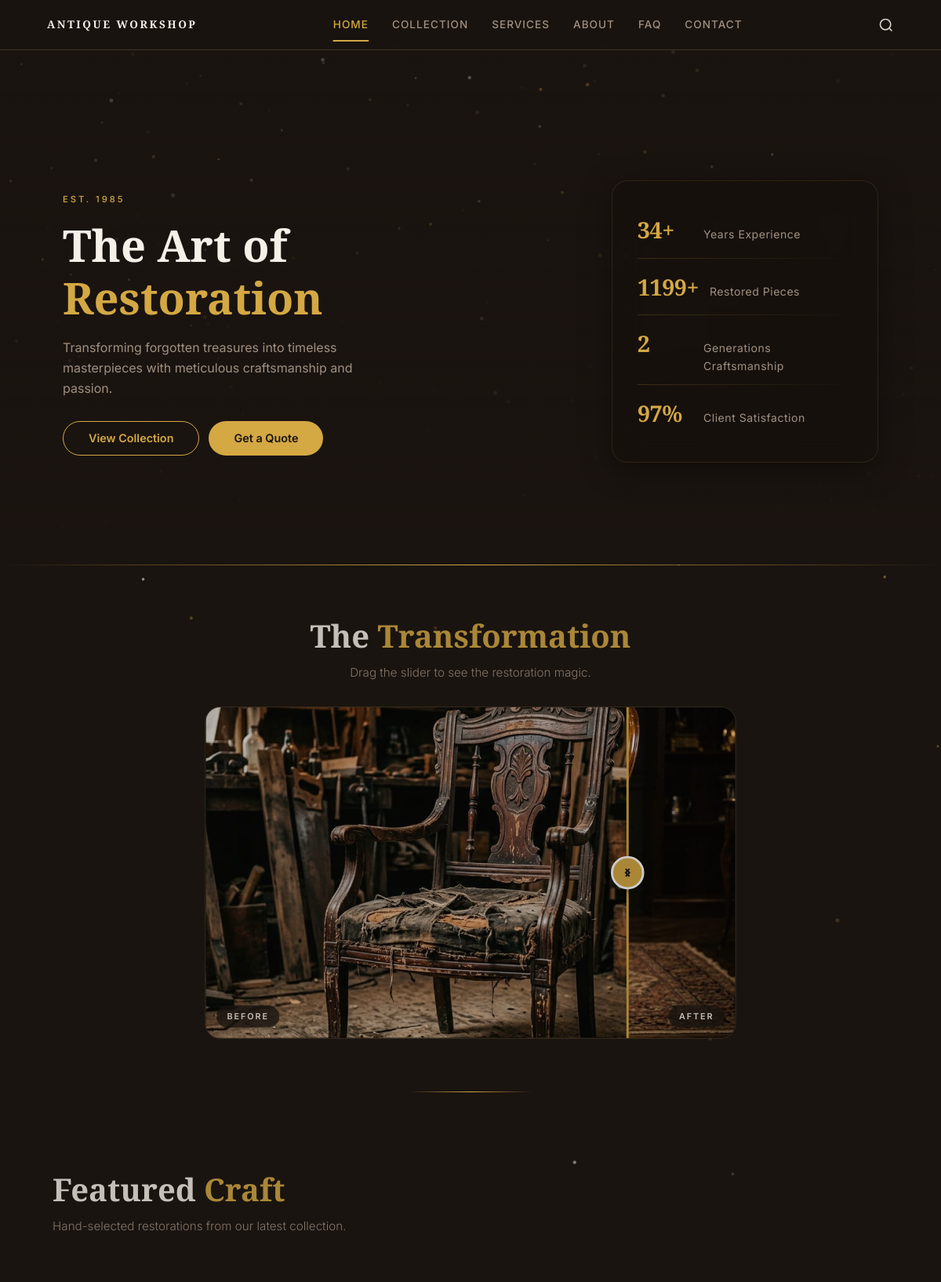
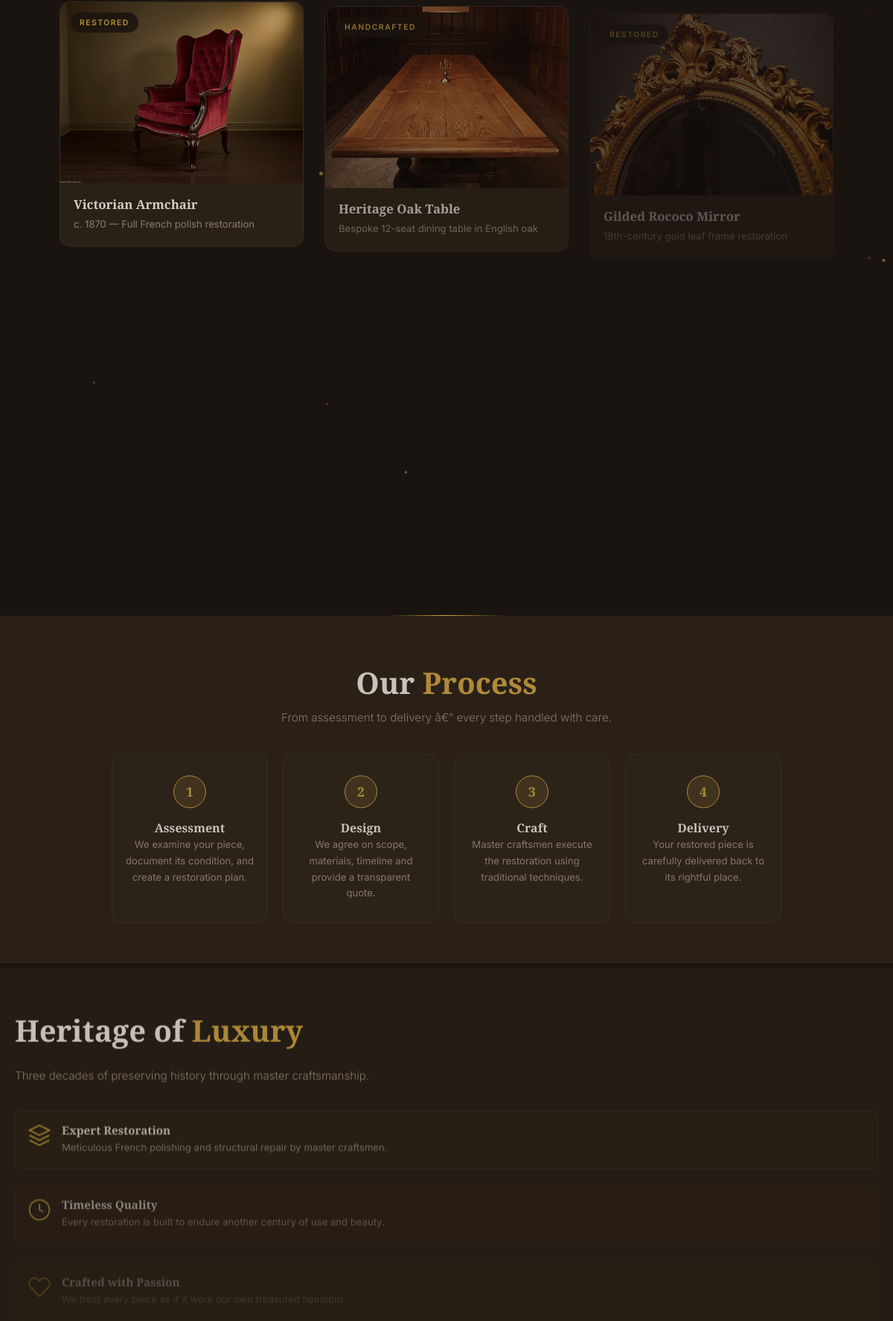
The page / (upper part) on the database its author committed (2 pictures, top to bottom).
### tables this page shows
CREATE TABLE IF NOT EXISTS `gallery_items` (
    `id` INT AUTO_INCREMENT PRIMARY KEY,
    `title` VARCHAR(255) NOT NULL,
    `description` TEXT,
    `category` VARCHAR(50) NOT NULL DEFAULT 'restoration',
    `image_path` VARCHAR(255) NOT NULL,
    `alt_text` VARCHAR(255) DEFAULT '',
    `is_featured` TINYINT(1) NOT NULL DEFAULT 0,
    `tag` VARCHAR(50) DEFAULT '',
    `display_order` INT NOT NULL DEFAULT 0,
    `price` DECIMAL(10,2) DEFAULT 0.00,
    `quantity` INT DEFAULT 1,
    `sku` VARCHAR(50) DEFAULT '',
    `status` VARCHAR(20) DEFAULT 'available',
    `item_condition` VARCHAR(50) DEFAULT 'Restored',
    `created_at` DATETIME DEFAULT CURRENT_TIMESTAMP
);

### index.php (the view, shortened to what this page needs)
<?php
$db = getDB();
$featured = $db->query("SELECT * FROM gallery_items WHERE is_featured = 1 ORDER BY display_order ASC LIMIT 6")->fetchAll();
require_once 'includes/header.php';
?>
    <section class="hero" aria-label="Hero">
        <div class="hero-bg" aria-hidden="true"></div>
        <div class="hero-particles" aria-hidden="true"></div>
        <div class="hero-split" style="z-index: 4;">
            <div class="hero-content fade-up">
                <span class="hero-tag">Est. 1985</span>
                <h1>The Art of<br><span class="accent-text">Restoration</span></h1>
                <p>Transforming forgotten treasures into timeless masterpieces with meticulous craftsmanship and passion.</p>
                <div style="display: flex; gap: 12px; flex-wrap: wrap;">
                    <a href="gallery.php" class="btn btn-outline">View Collection</a>
                    <a href="contact.php" class="btn btn-primary pulse-glow">Get a Quote</a>
                </div>
            </div>
            <div class="hero-stats-panel fade-up" aria-label="Workshop achievements">
                <div class="hero-stats-inner">
                    <div class="hero-stat-row">
                        <div class="hero-stat-number" data-target="35" data-suffix="+">0</div>
                        <div class="hero-stat-text">Years Experience</div>
                    </div>
                    <div class="hero-stat-divider"></div>
                    <div class="hero-stat-row">
                        <div class="hero-stat-number" data-target="1200" data-suffix="+">0</div>
                        <div class="hero-stat-text">Restored Pieces</div>
                    </div>
                    <div class="hero-stat-divider"></div>
                    <div class="hero-stat-row">
                        <div class="hero-stat-number" data-target="3" data-suffix="">0</div>
                        <div class="hero-stat-text">Generations Craftsmanship</div>
                    </div>
                    <div class="hero-stat-divider"></div>
                    <div class="hero-stat-row">
                        <div class="hero-stat-number" data-target="98" data-suffix="%">0</div>
                        <div class="hero-stat-text">Client Satisfaction</div>
                    </div>
                </div>
            </div>
        </div>
    </section>
    <div class="section-divider"></div>
    <section class="before-after-section" aria-label="Before and after restoration">
        <div class="section-header text-center fade-up" style="padding: 0 20px; margin-bottom: 30px;">
            <h2 style="text-align:center;">The <span class="accent-text">Transformation</span></h2>
            <p class="section-subtitle" style="margin: 10px auto 0; text-align:center;">Drag the slider to see the restoration magic.</p>
        </div>
        <div class="before-after-container scale-reveal">
            <img src="images/before-restoration.jpg" alt="Furniture before restoration" class="ba-after" loading="lazy">
            <div class="ba-slider-handle">
                <svg viewBox="0 0 24 24"><polyline points="9 18 15 12 9 6"/><polyline points="15 18 9 12 15 6"/></svg>
            </div>
            <span class="ba-label ba-label-before">Before</span>
            <span class="ba-label ba-label-after">After</span>
        </div>
    </section>
    <div class="section-divider"></div>
    <section aria-label="Featured pieces">
        <div class="section-header slide-left" style="padding: 0 20px;">
            <h2>Featured <span class="accent-text">Craft</span></h2>
            <p class="section-subtitle">Hand-selected restorations from our latest collection.</p>
        </div>
        <div class="featured-grid stagger-children" style="padding: 20px;">
            <?php foreach ($featured as $piece): ?>
            <article class="piece-card fade-up shimmer-card tilt-card">
                <div class="card-image-wrapper">
                    <img class="card-image" src="<?php echo htmlspecialchars($piece['image_path']); ?>" alt="<?php echo htmlspecialchars($piece['alt_text']); ?>" loading="lazy">
                </div>
                <?php if (!empty($piece['tag'])): ?>
                <span class="card-tag"><?php echo htmlspecialchars($piece['tag']); ?></span>
                <?php endif; ?>
                <div class="card-body">
                    <h3 class="card-title"><?php echo htmlspecialchars($piece['title']); ?></h3>
                    <p class="card-desc"><?php echo htmlspecialchars($piece['description']); ?></p>
                </div>
            </article>
            <?php endforeach; ?>
        </div>
    </section>
    <div class="section-divider"></div>
    <section class="process-section" aria-label="Our restoration process">
        <div class="section-header text-center fade-up" style="padding: 0 20px;">
            <h2 style="text-align:center;">Our <span class="accent-text">Process</span></h2>
            <p class="section-subtitle" style="margin: 10px auto 0; text-align:center;">From assessment to delivery â€” every step handled with care.</p>
        </div>
        <div class="process-grid" style="margin-top: 30px;">
            <div class="process-step fade-up">
                <div class="process-number">1</div>
                <div>
                    <h4>Assessment</h4>
                    <p>We examine your piece, document its condition, and create a restoration plan.</p>
                </div>
            </div>
            <div class="process-step fade-up">
                <div class="process-number">2</div>
                <div>
                    <h4>Design</h4>
                    <p>We agree on scope, materials, timeline and provide a transparent quote.</p>
                </div>
            </div>
            <div class="process-step fade-up">
                <div class="process-number">3</div>
                <div>
                    <h4>Craft</h4>
                    <p>Master craftsmen execute the restoration using traditional techniques.</p>
                </div>
            </div>
            <div class="process-step fade-up">
                <div class="process-number">4</div>
                <div>
                    <h4>Delivery</h4>
                    <p>Your restored piece is carefully delivered back to its rightful place.</p>
                </div>
            </div>
        </div>
    </section>
    <section class="heritage-section fade-up" aria-label="Heritage of Luxury">
        <h2>Heritage of <span class="accent-text">Luxury</span></h2>
        <p class="section-subtitle mb-3">Three decades of preserving history through master craftsmanship.</p>
        <div class="heritage-features stagger-children">
            <div class="heritage-feature fade-up shimmer-card">
                <div class="heritage-feature-icon">
                    <svg viewBox="0 0 24 24" fill="none" stroke="currentColor" stroke-width="1.5">
                        <path d="M12 2L2 7l10 5 10-5-10-5z"/><path d="M2 17l10 5 10-5"/><path d="M2 12l10 5 10-5"/>
                    </svg>
                </div>
                <div>
                    <h4>Expert Restoration</h4>
                    <p>Meticulous French polishing and structural repair by master craftsmen.</p>
                </div>
            </div>
            <div class="heritage-feature fade-up shimmer-card">
                <div class="heritage-feature-icon">
                    <svg viewBox="0 0 24 24" fill="none" stroke="currentColor" stroke-width="1.5">
                        <circle cx="12" cy="12" r="10"/><polyline points="12 6 12 12 16 14"/>
                    </svg>
                </div>
                <div>
                    <h4>Timeless Quality</h4>
                    <p>Every restoration is built to endure another century of use and beauty.</p>
                </div>
            </div>
            <div class="heritage-feature fade-up shimmer-card">
                <div class="heritage-feature-icon">
                    <svg viewBox="0 0 24 24" fill="none" stroke="currentColor" stroke-width="1.5">
                        <path d="M20.84 4.61a5.5 5.5 0 00-7.78 0L12 5.67l-1.06-1.06a5.5 5.5 0 00-7.78 7.78l1.06 1.06L12 21.23l7.78-7.78 1.06-1.06a5.5 5.5 0 000-7.78z"/>
                    </svg>
                </div>
                <div>
                    <h4>Crafted with Passion</h4>
                    <p>We treat every piece as if it were our own treasured heirloom.</p>
                </div>
            </div>
        </div>
    </section>
<?php require_once 'includes/footer.php'; ?>

### rows shown on the page
gallery_items: image_path (picture), tag "RESTORED", title "Victorian Armchair", description "c. 1870 — Full French polish restoration"
gallery_items: image_path (picture), tag "HANDCRAFTED", title "Heritage Oak Table", description "Bespoke 12-seat dining table in English oak"
gallery_items: image_path (picture), tag "RESTORED", title "Gilded Rococo Mirror", description "18th-century gold leaf frame restoration"
